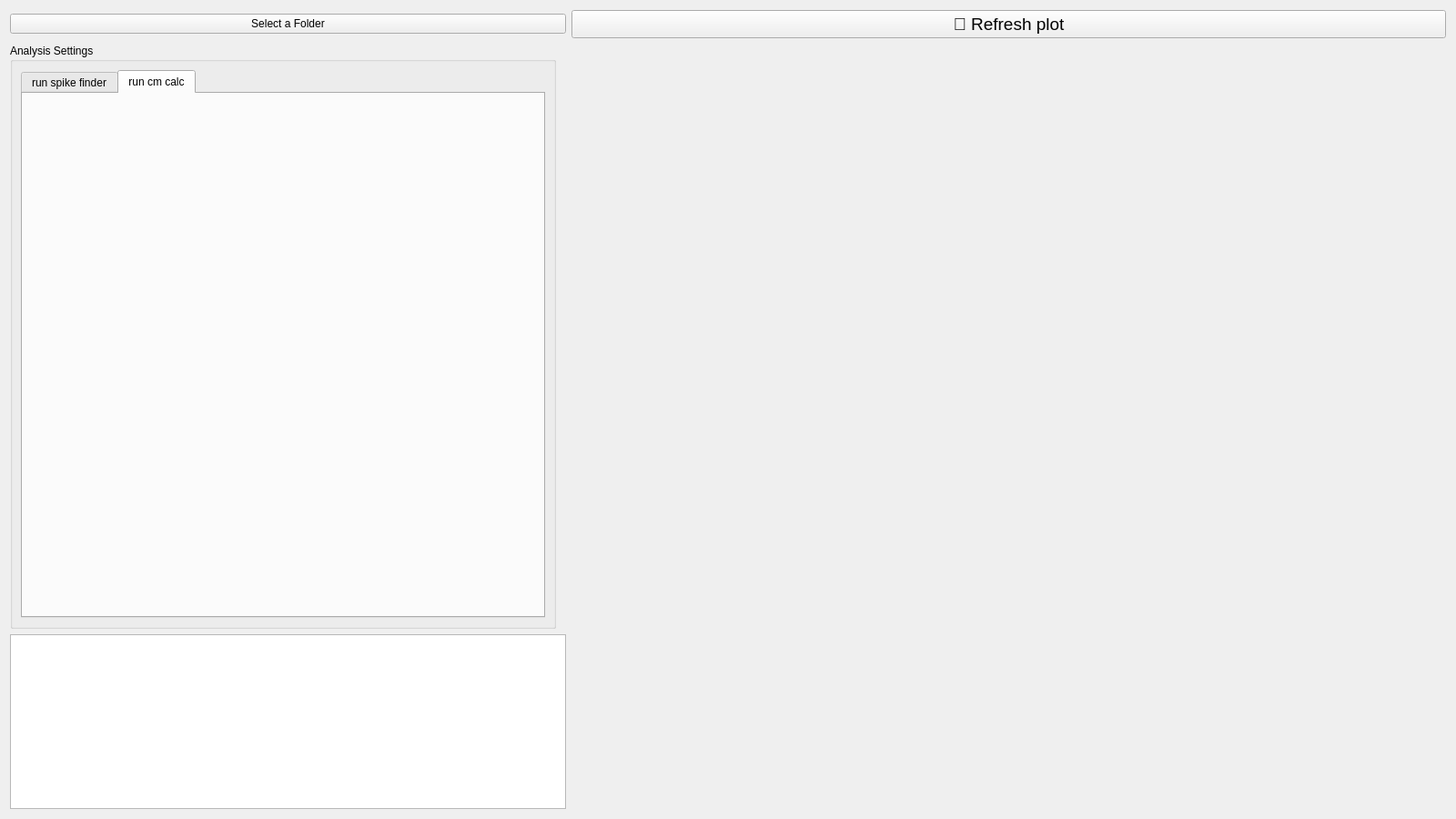
<?xml version="1.0" encoding="UTF-8"?>
<ui version="4.0">
 <class>analysis_gui</class>
 <widget class="QWidget" name="analysis_gui">
  <property name="geometry">
   <rect>
    <x>0</x>
    <y>0</y>
    <width>1600</width>
    <height>900</height>
   </rect>
  </property>
  <property name="maximumSize">
   <size>
    <width>1600</width>
    <height>900</height>
   </size>
  </property>
  <property name="windowTitle">
   <string>analysis_gui</string>
  </property>
  <layout class="QGridLayout" name="gridLayout_2">
   <item row="0" column="1">
    <widget class="QPushButton" name="refresh_plot">
     <property name="font">
      <font>
       <pointsize>14</pointsize>
      </font>
     </property>
     <property name="text">
      <string>🔄 Refresh plot</string>
     </property>
    </widget>
   </item>
   <item row="1" column="1" rowspan="2">
    <widget class="QWidget" name="frame" native="true"/>
   </item>
   <item row="1" column="0">
    <widget class="QGroupBox" name="analysis_set">
     <property name="sizePolicy">
      <sizepolicy hsizetype="Expanding" vsizetype="Preferred">
       <horstretch>0</horstretch>
       <verstretch>0</verstretch>
      </sizepolicy>
     </property>
     <property name="minimumSize">
      <size>
       <width>300</width>
       <height>0</height>
      </size>
     </property>
     <property name="maximumSize">
      <size>
       <width>600</width>
       <height>16777215</height>
      </size>
     </property>
     <property name="title">
      <string>Analysis Settings</string>
     </property>
     <layout class="QGridLayout" name="gridLayout">
      <item row="1" column="0">
       <widget class="QTabWidget" name="tabWidget">
        <property name="currentIndex">
         <number>1</number>
        </property>
        <widget class="QWidget" name="tab_11">
         <attribute name="title">
          <string>run spike finder</string>
         </attribute>
         <layout class="QVBoxLayout" name="verticalLayout_2">
          <item>
           <layout class="QVBoxLayout" name="verticalLayout_3">
            <property name="sizeConstraint">
             <enum>QLayout::SetFixedSize</enum>
            </property>
            <item>
             <layout class="QHBoxLayout" name="horizontalLayout">
              <property name="sizeConstraint">
               <enum>QLayout::SetMaximumSize</enum>
              </property>
              <item>
               <widget class="QLabel" name="label">
                <property name="sizePolicy">
                 <sizepolicy hsizetype="Fixed" vsizetype="Minimum">
                  <horstretch>0</horstretch>
                  <verstretch>0</verstretch>
                 </sizepolicy>
                </property>
                <property name="minimumSize">
                 <size>
                  <width>155</width>
                  <height>0</height>
                 </size>
                </property>
                <property name="text">
                 <string>dV/dT (mV/ms)</string>
                </property>
               </widget>
              </item>
              <item>
               <widget class="QDoubleSpinBox" name="dvdt_thres">
                <property name="singleStep">
                 <double>0.500000000000000</double>
                </property>
                <property name="value">
                 <double>7.000000000000000</double>
                </property>
               </widget>
              </item>
             </layout>
            </item>
            <item>
             <layout class="QHBoxLayout" name="horizontalLayout_3">
              <property name="sizeConstraint">
               <enum>QLayout::SetMaximumSize</enum>
              </property>
              <item>
               <widget class="QLabel" name="label_3">
                <property name="sizePolicy">
                 <sizepolicy hsizetype="Minimum" vsizetype="Preferred">
                  <horstretch>0</horstretch>
                  <verstretch>0</verstretch>
                 </sizepolicy>
                </property>
                <property name="minimumSize">
                 <size>
                  <width>155</width>
                  <height>0</height>
                 </size>
                </property>
                <property name="text">
                 <string>max threshold-to-peak time (ms)</string>
                </property>
               </widget>
              </item>
              <item>
               <widget class="QDoubleSpinBox" name="t_to_p_time">
                <property name="value">
                 <double>10.000000000000000</double>
                </property>
               </widget>
              </item>
             </layout>
            </item>
            <item>
             <layout class="QHBoxLayout" name="horizontalLayout_4">
              <property name="sizeConstraint">
               <enum>QLayout::SetMaximumSize</enum>
              </property>
              <item>
               <widget class="QLabel" name="label_4">
                <property name="sizePolicy">
                 <sizepolicy hsizetype="Fixed" vsizetype="Preferred">
                  <horstretch>150</horstretch>
                  <verstretch>0</verstretch>
                 </sizepolicy>
                </property>
                <property name="minimumSize">
                 <size>
                  <width>155</width>
                  <height>0</height>
                 </size>
                </property>
                <property name="text">
                 <string>min thres-to-peak height (mV)</string>
                </property>
               </widget>
              </item>
              <item>
               <widget class="QDoubleSpinBox" name="t_to_p_height">
                <property name="value">
                 <double>5.000000000000000</double>
                </property>
               </widget>
              </item>
             </layout>
            </item>
            <item>
             <layout class="QHBoxLayout" name="horizontalLayout_6">
              <property name="sizeConstraint">
               <enum>QLayout::SetMaximumSize</enum>
              </property>
              <item>
               <widget class="QLabel" name="label_6">
                <property name="sizePolicy">
                 <sizepolicy hsizetype="Fixed" vsizetype="Preferred">
                  <horstretch>150</horstretch>
                  <verstretch>0</verstretch>
                 </sizepolicy>
                </property>
                <property name="minimumSize">
                 <size>
                  <width>155</width>
                  <height>0</height>
                 </size>
                </property>
                <property name="text">
                 <string>min peak (mV)</string>
                </property>
               </widget>
              </item>
              <item>
               <widget class="QDoubleSpinBox" name="min_peak">
                <property name="minimum">
                 <double>-99.000000000000000</double>
                </property>
                <property name="value">
                 <double>-10.000000000000000</double>
                </property>
               </widget>
              </item>
             </layout>
            </item>
            <item>
             <layout class="QHBoxLayout" name="horizontalLayout_7">
              <property name="sizeConstraint">
               <enum>QLayout::SetMaximumSize</enum>
              </property>
              <item>
               <widget class="QCheckBox" name="bstim">
                <property name="text">
                 <string>Find Stim Time Automatically</string>
                </property>
               </widget>
              </item>
             </layout>
            </item>
            <item>
             <layout class="QHBoxLayout" name="horizontalLayout_8">
              <property name="sizeConstraint">
               <enum>QLayout::SetMaximumSize</enum>
              </property>
              <item>
               <widget class="QLabel" name="label_7">
                <property name="sizePolicy">
                 <sizepolicy hsizetype="Preferred" vsizetype="Preferred">
                  <horstretch>150</horstretch>
                  <verstretch>0</verstretch>
                 </sizepolicy>
                </property>
                <property name="minimumSize">
                 <size>
                  <width>155</width>
                  <height>0</height>
                 </size>
                </property>
                <property name="text">
                 <string>Start Search Period (S)</string>
                </property>
               </widget>
              </item>
              <item>
               <widget class="QDoubleSpinBox" name="start"/>
              </item>
             </layout>
            </item>
            <item>
             <layout class="QHBoxLayout" name="horizontalLayout_9">
              <property name="sizeConstraint">
               <enum>QLayout::SetMaximumSize</enum>
              </property>
              <item>
               <widget class="QLabel" name="label_8">
                <property name="sizePolicy">
                 <sizepolicy hsizetype="Preferred" vsizetype="Preferred">
                  <horstretch>150</horstretch>
                  <verstretch>0</verstretch>
                 </sizepolicy>
                </property>
                <property name="minimumSize">
                 <size>
                  <width>155</width>
                  <height>0</height>
                 </size>
                </property>
                <property name="text">
                 <string>End Search Period (s)</string>
                </property>
               </widget>
              </item>
              <item>
               <widget class="QDoubleSpinBox" name="end_time"/>
              </item>
             </layout>
            </item>
            <item>
             <layout class="QHBoxLayout" name="horizontalLayout_10">
              <property name="sizeConstraint">
               <enum>QLayout::SetMaximumSize</enum>
              </property>
              <item>
               <widget class="QLabel" name="label_2">
                <property name="sizePolicy">
                 <sizepolicy hsizetype="Fixed" vsizetype="Preferred">
                  <horstretch>150</horstretch>
                  <verstretch>0</verstretch>
                 </sizepolicy>
                </property>
                <property name="minimumSize">
                 <size>
                  <width>155</width>
                  <height>0</height>
                 </size>
                </property>
                <property name="text">
                 <string>Bessel Filter (Hz)</string>
                </property>
               </widget>
              </item>
              <item>
               <widget class="QDoubleSpinBox" name="bessel_filt">
                <property name="minimum">
                 <double>-1.000000000000000</double>
                </property>
                <property name="maximum">
                 <double>9000000.000000000000000</double>
                </property>
                <property name="singleStep">
                 <double>500.000000000000000</double>
                </property>
                <property name="value">
                 <double>5000.000000000000000</double>
                </property>
               </widget>
              </item>
             </layout>
            </item>
            <item>
             <widget class="QComboBox" name="protocol_selector"/>
            </item>
           </layout>
          </item>
          <item>
           <widget class="QPushButton" name="run_analysis">
            <property name="text">
             <string>Analyze Folder</string>
            </property>
           </widget>
          </item>
         </layout>
        </widget>
        <widget class="QWidget" name="runcmcalc">
         <attribute name="title">
          <string>run cm calc</string>
         </attribute>
        </widget>
       </widget>
      </item>
     </layout>
    </widget>
   </item>
   <item row="0" column="0">
    <widget class="QPushButton" name="folder_select">
     <property name="text">
      <string>Select a Folder</string>
     </property>
    </widget>
   </item>
   <item row="3" column="1">
    <widget class="QWidget" name="sweep_selector" native="true">
     <property name="minimumSize">
      <size>
       <width>0</width>
       <height>50</height>
      </size>
     </property>
     <property name="maximumSize">
      <size>
       <width>16777215</width>
       <height>50</height>
      </size>
     </property>
    </widget>
   </item>
   <item row="2" column="0" rowspan="2">
    <widget class="QListWidget" name="file_list">
     <property name="maximumSize">
      <size>
       <width>611</width>
       <height>16777215</height>
      </size>
     </property>
    </widget>
   </item>
  </layout>
 </widget>
 <resources/>
 <connections>
  <connection>
   <sender>folder_select</sender>
   <signal>clicked()</signal>
   <receiver>folder_select</receiver>
   <slot>update()</slot>
   <hints>
    <hint type="sourcelabel">
     <x>135</x>
     <y>40</y>
    </hint>
    <hint type="destinationlabel">
     <x>135</x>
     <y>40</y>
    </hint>
   </hints>
  </connection>
 </connections>
</ui>
